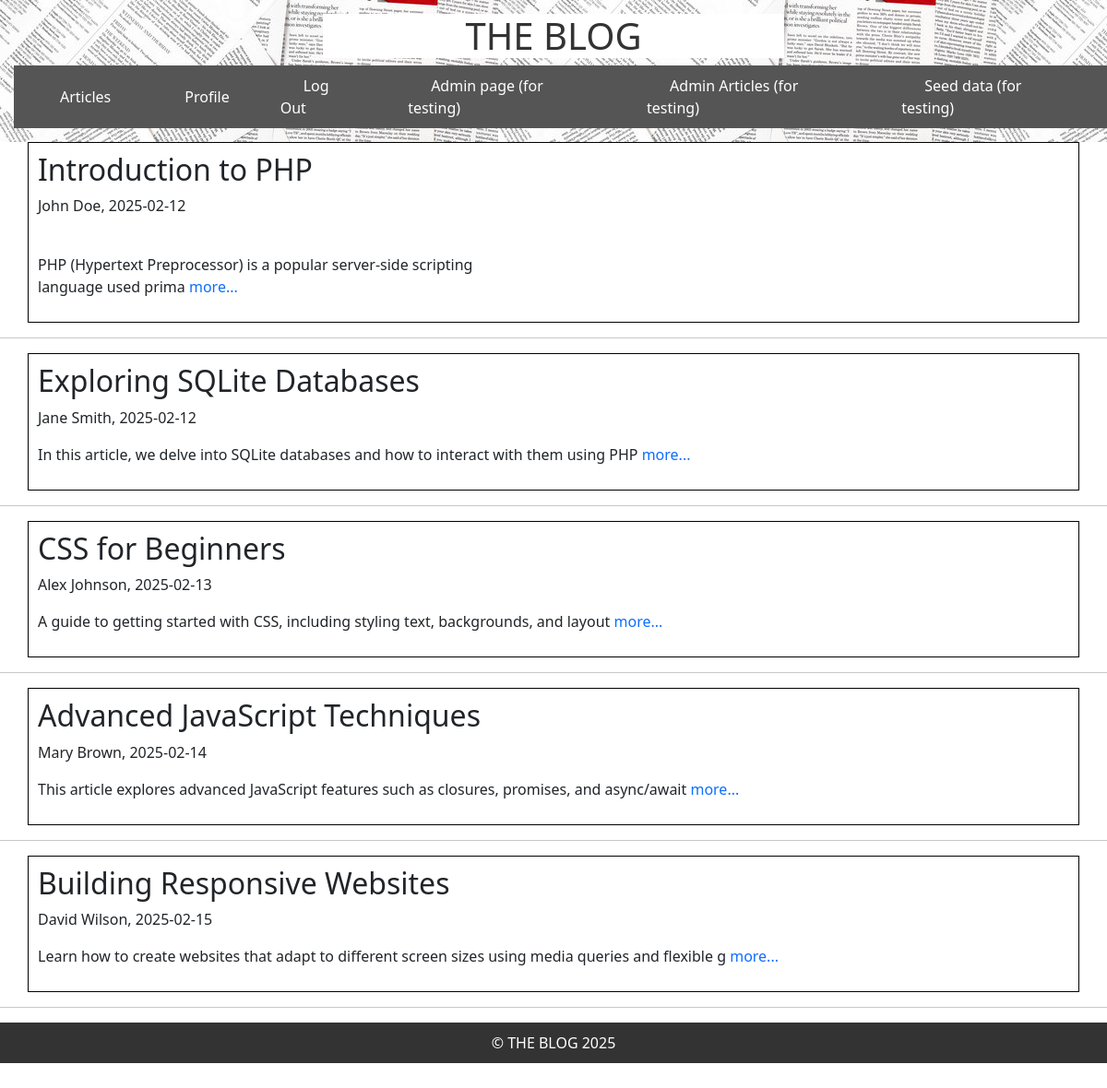
Page /admin/articles.php on the committed database.
### tables this page shows
CREATE TABLE Article
    (
        ArticleId Integer PRIMARY KEY,
        Title VARCHAR(255) NOT NULL,
        Body Text NOT NULL,
        CreateDate DATE NOT NULL,
        StartDate DATE NOT NULL,
        EndDate DATE NOT NULL,
        ContributorUsername VARCHAR(50) NOT NULL,
        FOREIGN KEY (ContributorUsername) REFERENCES Users(Username)
    );

### admin/articles.php (the view, shortened to what this page needs)
<?php
    include '../templates/header.php';
?>
<?php
$db = getDatabase();
$query = "SELECT ArticleId, Title, substr(Body, 1, 100) as Excerpt, CreateDate, ContributorUsername FROM Article";
$res = $db->query($query);
if ($res) {
    while ($article = $res->fetchArray(SQLITE3_ASSOC)) {
        echo "<div class='container'>";
        echo "<h2>" . htmlspecialchars($article['Title']) . "</h2>";
        echo "<p>" . htmlspecialchars($article['ContributorUsername']) . ", " . htmlspecialchars($article['CreateDate']) . "</p>";
        echo "<p>" . nl2br(htmlspecialchars($article['Excerpt']));
        echo "<a href='show_article.php?ArticleId={$article['ArticleId']}'> more...</a></p>";
        echo "</div><hr>";
    }
} else {
    echo "<p>No articles found.</p>";
}
?>
<?php
    include '../templates/footer.php';
?>

### templates/header.php (shortened to what this page needs)
<?php
    $displayNav = isset($displayNav) ? $displayNav : true;
?>
<!DOCTYPE html>
<head>
    <link rel="stylesheet" href="../styles/style.css">
    <link href="https://cdn.jsdelivr.net/npm/bootstrap@5.3.3/dist/css/bootstrap.min.css" rel="stylesheet">
</head>
<?php if ($displayNav): ?>
<header>
    <div class="logo">
        <h1>THE BLOG</h1>
    </div>
        <nav>
            <ul class="nav-links">
                <li><a href="../index.php">Articles</a></li>
                <li><a href="../index.php">Profile</a></li>
                <li><a href="../index.php">Log Out</a></li>
                <li><a href="/admin/admin_page.php">Admin page (for testing)</a></li>
                <li><a href="/admin/articles.php">Admin Articles (for testing)</a></li>
                <li><a href="/DB/seed.php">Seed data (for testing)</a></li>
            </ul>
        </nav>
<?php endif; ?>
</header>

### templates/footer.php
<footer>
    &copy; THE BLOG 2025
</footer>

### styles/style.css (style rules this page uses)
header { background: white; background-image: url("../images/paper.jpg"); color: white; padding: 15px; width: 100vw; }
header h1 { background-color: white; color: #333; font-size: 40px; }
nav { background: #555; padding: 10px; width: 100vw; top: 0; left: 0; }
nav a { color: white; text-decoration: none; margin: 0 15px; width: 100vw; }
.nav-links { display: flex; justify-content: center; align-items: center; list-style: none; padding: 0; margin: 0; }
.nav-links li { margin: 0 15px; }
.nav-links a { color: white; text-decoration: none; font-size: 1em; padding: 10px; }
footer { background: #333; text-align: center; color: white; padding: 10px; width: 100%; margin-top: auto; }
.logo { width: 500px; margin: 0 auto; text-align: center; }

### admin/articles.php (style rules this page uses)
.container { display: flex; flex-direction: column; border: 1px solid #000; padding: 10px; }
a { text-decoration: none; }

### rows in the picture
article: Title "Introduction to PHP", ContributorUsername "John Doe", CreateDate "2025-02-12", Excerpt "PHP (Hypertext Preprocessor) is a popular server-side scripting language used prima"
article: Title "Exploring SQLite Databases", ContributorUsername "Jane Smith", CreateDate "2025-02-12", Excerpt "In this article, we delve into SQLite databases and how to interact with them using PHP"
article: Title "CSS for Beginners", ContributorUsername "Alex Johnson", CreateDate "2025-02-13", Excerpt "A guide to getting started with CSS, including styling text, backgrounds, and layout"
article: Title "Advanced JavaScript Techniques", ContributorUsername "Mary Brown", CreateDate "2025-02-14", Excerpt "This article explores advanced JavaScript features such as closures, promises, and async/await"
article: Title "Building Responsive Websites", ContributorUsername "David Wilson", CreateDate "2025-02-15", Excerpt "Learn how to create websites that adapt to different screen sizes using media queries and flexible g"
